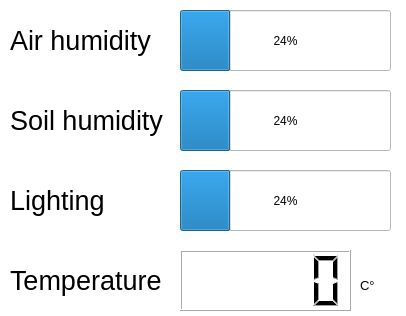
<?xml version="1.0" encoding="UTF-8"?>
<ui version="4.0">
 <class>Dialog</class>
 <widget class="QDialog" name="Dialog">
  <property name="geometry">
   <rect>
    <x>0</x>
    <y>0</y>
    <width>406</width>
    <height>316</height>
   </rect>
  </property>
  <property name="windowTitle">
   <string>Dialog</string>
  </property>
  <property name="styleSheet">
   <string notr="true">background-color: rgb(255, 255, 255);</string>
  </property>
  <widget class="QProgressBar" name="progressBar">
   <property name="geometry">
    <rect>
     <x>180</x>
     <y>10</y>
     <width>211</width>
     <height>61</height>
    </rect>
   </property>
   <property name="styleSheet">
    <string notr="true"/>
   </property>
   <property name="value">
    <number>24</number>
   </property>
  </widget>
  <widget class="QLCDNumber" name="lcdNumber">
   <property name="geometry">
    <rect>
     <x>180</x>
     <y>250</y>
     <width>171</width>
     <height>61</height>
    </rect>
   </property>
   <property name="font">
    <font>
     <pointsize>20</pointsize>
    </font>
   </property>
   <property name="styleSheet">
    <string notr="true"/>
   </property>
  </widget>
  <widget class="QProgressBar" name="progressBar_2">
   <property name="geometry">
    <rect>
     <x>180</x>
     <y>90</y>
     <width>211</width>
     <height>61</height>
    </rect>
   </property>
   <property name="value">
    <number>24</number>
   </property>
  </widget>
  <widget class="QLabel" name="label">
   <property name="geometry">
    <rect>
     <x>360</x>
     <y>270</y>
     <width>61</width>
     <height>31</height>
    </rect>
   </property>
   <property name="font">
    <font>
     <pointsize>10</pointsize>
    </font>
   </property>
   <property name="text">
    <string>C°</string>
   </property>
  </widget>
  <widget class="QLabel" name="label_3">
   <property name="geometry">
    <rect>
     <x>10</x>
     <y>20</y>
     <width>151</width>
     <height>41</height>
    </rect>
   </property>
   <property name="font">
    <font>
     <pointsize>20</pointsize>
    </font>
   </property>
   <property name="text">
    <string>Air humidity</string>
   </property>
  </widget>
  <widget class="QLabel" name="label_4">
   <property name="geometry">
    <rect>
     <x>10</x>
     <y>100</y>
     <width>161</width>
     <height>41</height>
    </rect>
   </property>
   <property name="font">
    <font>
     <pointsize>20</pointsize>
    </font>
   </property>
   <property name="text">
    <string>Soil humidity</string>
   </property>
  </widget>
  <widget class="QLabel" name="label_5">
   <property name="geometry">
    <rect>
     <x>10</x>
     <y>260</y>
     <width>161</width>
     <height>41</height>
    </rect>
   </property>
   <property name="font">
    <font>
     <pointsize>20</pointsize>
    </font>
   </property>
   <property name="text">
    <string>Temperature</string>
   </property>
  </widget>
  <widget class="QProgressBar" name="progressBar_3">
   <property name="geometry">
    <rect>
     <x>180</x>
     <y>170</y>
     <width>211</width>
     <height>61</height>
    </rect>
   </property>
   <property name="value">
    <number>24</number>
   </property>
  </widget>
  <widget class="QLabel" name="label_6">
   <property name="geometry">
    <rect>
     <x>10</x>
     <y>180</y>
     <width>161</width>
     <height>41</height>
    </rect>
   </property>
   <property name="font">
    <font>
     <pointsize>20</pointsize>
    </font>
   </property>
   <property name="text">
    <string>Lighting</string>
   </property>
  </widget>
 </widget>
 <resources/>
 <connections/>
</ui>
